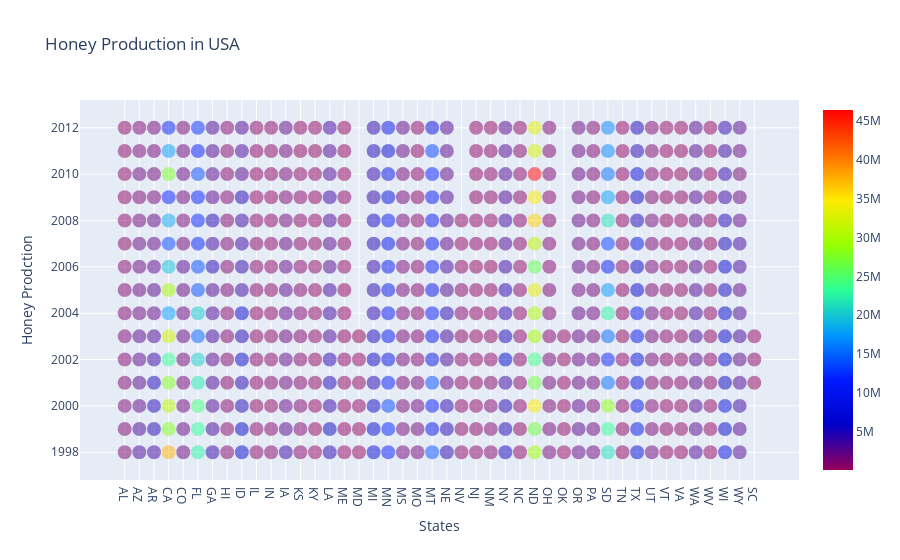

The cell this chart's notebook holds for it:
### Code cell
offline.iplot(honey_fig)

### Figure 1 — Plotly figure (JSON) as saved in the notebook; plotly's stock layout.template omitted (floating-point values rounded to 4 significant figures; data arrays with more than 128 entries replaced by an {"elided": "..."} marker saying what was removed)
{"data": [{"marker": {"color": {"elided": "626 int values"}, "colorscale": [[0, "rgb(150,0,90)"], [0.125, "rgb(0,0,200)"], [0.25, "rgb(0,25,255)"], [0.375, "rgb(0,152,255)"], [0.5, "rgb(44,255,150)"], [0.625, "rgb(151,255,0)"], [0.75, "rgb(255,234,0)"], [0.875, "rgb(255,111,0)"], [1, "rgb(255,0,0)"]], "opacity": 0.5, "showscale": true, "size": 14}, "mode": "markers", "text": {"elided": "626 int values"}, "type": "scatter", "x": {"elided": "626 str values"}, "y": {"elided": "626 int values"}}], "layout": {"autosize": true, "hovermode": "closest", "title": {"text": "Honey Production in USA"}, "xaxis": {"autorange": true, "range": [-2.951, 45.95], "title": {"text": "States"}, "type": "category"}, "yaxis": {"autorange": true, "range": [1997.0, 2013.0], "title": {"text": "Honey Prodction"}, "type": "linear"}}}
